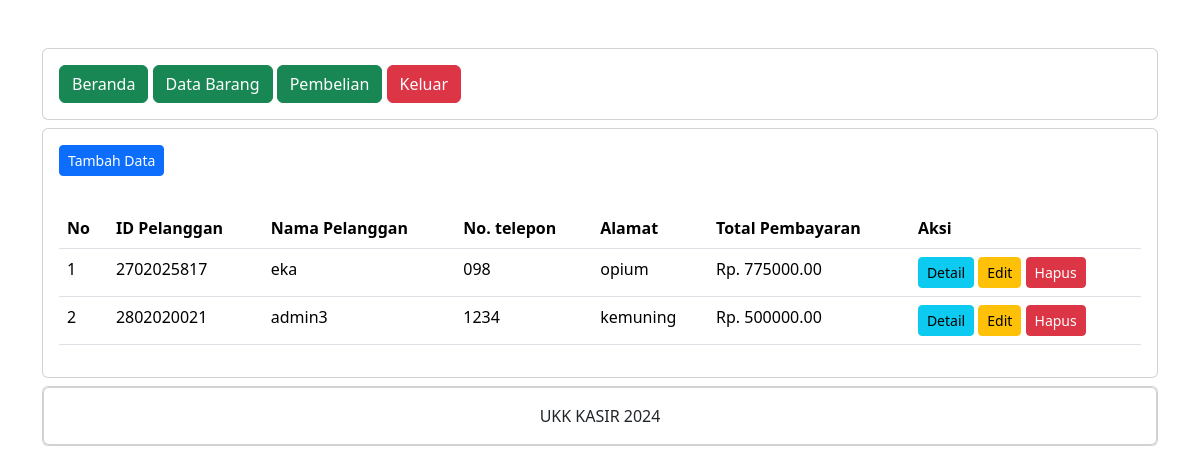
Page /petugas/pembelian.php (signed in) on the committed database.
### tables this page shows
CREATE TABLE `penjualan` (
  `PenjualanID` int(11) NOT NULL,
  `TanggalPenjualan` date NOT NULL,
  `TotalHarga` decimal(10,2) NOT NULL,
  `PelangganID` int(11) UNSIGNED NOT NULL
);

CREATE TABLE `pelanggan` (
  `PelangganID` int(11) UNSIGNED NOT NULL,
  `NamaPelanggan` varchar(255) NOT NULL,
  `Alamat` text NOT NULL,
  `NomorTelepon` varchar(255) NOT NULL
);

### petugas/pembelian.php (the view, shortened to what this page needs)
<?php
include 'header.php';
include 'navbar.php';
?>
<div class="card mt-2">
  <div class="card-body">
    <button type="button" class="btn btn-primary btn-sm" data-bs-toggle="modal" data-bs-target="#tambah-data">Tambah Data</button>
  </div>
  <div class="card-body">
    <table class="table">
      <thead>
        <tr>
          <th>No</th>
          <th>ID Pelanggan</th>
          <th>Nama Pelanggan</th>
          <th>No. telepon</th>
          <th>Alamat</th>
          <th>Total Pembayaran</th>
          <th>Aksi</th>
        </tr>
      </thead>
      <tbody>
        <?php
        include '../koneksi.php';
        $no = 1;
        $data = mysqli_query($koneksi, "SELECT * FROM pelanggan INNER JOIN penjualan ON pelanggan.PelangganID=penjualan.PelangganID");
        while($d = mysqli_fetch_array($data)){?>
        <tr>
          <td><?php echo $no++; ?></td>
          <td><?php echo $d['PelangganID']; ?></td>
          <td><?php echo $d['NamaPelanggan']; ?></td>
          <td><?php echo $d['NomorTelepon']; ?></td>
          <td><?php echo $d['Alamat']; ?></td>
          <td>Rp. <?php echo $d['TotalHarga']; ?></td>
          <td>
            <a href="detail_pembelian.php?PelangganID=<?php echo $d['PelangganID']; ?>" class="btn btn-info btn-sm">Detail</a>
            <button type="button" class="btn btn-warning btn-sm" data-bs-toggle="modal" data-bs-target="#edit-data<?php echo $d['PelangganID']; ?>"> Edit </button>
            <button type="button" class="btn btn-danger btn-sm" data-bs-toggle="modal" data-bs-target="#hapus-data<?php echo $d['PelangganID']; ?>">Hapus</button>
          </td>
        </tr>
       <?php } ?>
      </tbody>
    </table>
  </div>
</div>
<?php
include 'footer.php';
?>

### rows in the picture
penjualan: PelangganID "2702025817", PelangganID.NamaPelanggan "eka", PelangganID.NomorTelepon "098", PelangganID.Alamat "opium", TotalHarga "775000.00"
penjualan: PelangganID "2802020021", PelangganID.NamaPelanggan "admin3", PelangganID.NomorTelepon "1234", PelangganID.Alamat "kemuning", TotalHarga "500000.00"
